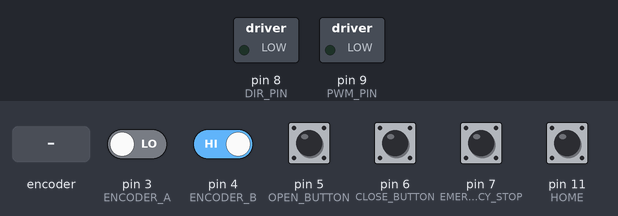
This sketch was run on a simulated Arduino Uno, built with avr-gcc and run on an emulated ATmega328P. Shown: switched loads named in the sketch (green lamp = pin HIGH). The inputs (shaded band) are chosen by the test bench; at power-on: pin 4 (ENCODER_B), pin 5 (OPEN_BUTTON), pin 6 (CLOSE_BUTTON), pin 7 (EMERGENCY_STOP), pin 11 (HOME) HIGH, pin 3 (ENCODER_A) LOW. What the sketch prints to the serial monitor is not drawn.

Above: at 0.1 s.
11.3 s: rotary encoder on pin 3 (ENCODER_A) / pin 4 (ENCODER_B) turned 1 step (first pin leading)
At 11.6 s:
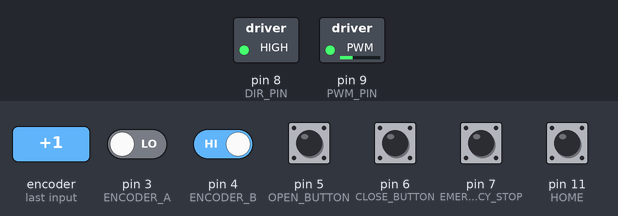
14.5 s: pin 5 (OPEN_BUTTON) pulled LOW for 1 s
17.5 s: pin 11 (HOME) pulled LOW for 0.2 s
At 19.2 s:
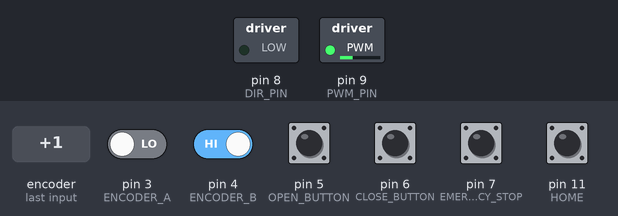
20.7 s: pin 7 (EMERGENCY_STOP) pulled LOW for 1 s
23.2 s: pin 5 (OPEN_BUTTON) pulled LOW for 0.2 s
Timing chart, 0 to 26.2 s (numbered marks = the images above; inputs shaded):
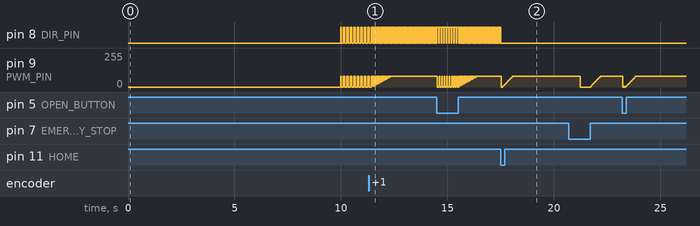

Measured:
- after the input at 17.5 s, pin 8 (DIR_PIN): goes on until 17.5 s, then stays LOW

The sketch:

final_0803_emergency_button_added.ino
```cpp
#define ENCODER_A 3
#define ENCODER_B 4
#define PWM_PIN 9
#define DIR_PIN 8
#define OPEN_BUTTON 5
#define CLOSE_BUTTON 6
#define HOME 11
#define EMERGENCY_STOP 7

volatile int encoderCount = 0;
const int maxPosition = 1000;
const int baseCloseDelay = 5000;

bool reached = false;
bool isOpening = false;
bool isClosing = false;
bool isEmergencyStopped = false;
unsigned long closeStartTime = 0;
unsigned long closeDelay = baseCloseDelay;

int currentSpeed = 0;

// Debug state tracking to prevent repeated Serial messages
bool prevOpening = false;
bool prevClosing = false;
bool prevHomed = false;
bool prevStopped = true;
bool prevEmergencyStopped = false;

void encoderISR() {
  if (digitalRead(ENCODER_A) > digitalRead(ENCODER_B)) {
    encoderCount++;
  } else {
    encoderCount--;
  }
}

int calculateSpeed(int position) {
  int minSpeed = 80;
  int maxSpeed = 180;
  int slowZone = maxPosition * 0.2;
  int mediumZoneEnd = maxPosition * 0.8;

  int targetSpeed = (position < slowZone || position > mediumZoneEnd) ? minSpeed : maxSpeed;

  int speedStep = 5;
  if (currentSpeed < targetSpeed) {
    currentSpeed = min(currentSpeed + speedStep, targetSpeed);
  } else if (currentSpeed > targetSpeed) {
    currentSpeed = max(currentSpeed - speedStep, targetSpeed);
  }

  return currentSpeed;
}

void moveMotor(int direction) {
  digitalWrite(DIR_PIN, direction);
  analogWrite(PWM_PIN, currentSpeed);
}

void stopMotor() {
  analogWrite(PWM_PIN, 0);
  currentSpeed = 0;
}

void setup() {
  Serial.begin(9600);
  pinMode(ENCODER_A, INPUT);
  pinMode(ENCODER_B, INPUT);
  pinMode(PWM_PIN, OUTPUT);
  pinMode(DIR_PIN, OUTPUT);
  pinMode(HOME, INPUT_PULLUP);
  pinMode(OPEN_BUTTON, INPUT_PULLUP);
  pinMode(CLOSE_BUTTON, INPUT_PULLUP);
  pinMode(EMERGENCY_STOP, INPUT_PULLUP);
  attachInterrupt(digitalPinToInterrupt(ENCODER_A), encoderISR, RISING);
  delay(10000);
}

void loop() {
  // Emergency Stop Toggle
  if (digitalRead(EMERGENCY_STOP) == LOW) {
    isEmergencyStopped = !isEmergencyStopped;
    delay(500); // Debounce delay to prevent multiple triggers
    if (isEmergencyStopped) {
      stopMotor();
      Serial.println("🚨 Emergency Stop Activated! System Halted.");
    } else {
      Serial.println("✅ Emergency Stop Deactivated. System Ready.");
    }
  }

  if (isEmergencyStopped) {
    return; // Prevents any further actions while stopped
  }

  if (!reached) {
    if (digitalRead(HOME) == HIGH) {
      digitalWrite(DIR_PIN, HIGH);
      analogWrite(PWM_PIN, 80);
      Serial.println("🔄 Homing in Progress...");
    } else {
      stopMotor();
      reached = true;
      encoderCount = maxPosition;
      closeStartTime = millis();
      Serial.println("✅ Homing Complete! System Ready. Auto-close Timer Started.");
    }
  }

  if (digitalRead(OPEN_BUTTON) == LOW) {
    if (isClosing) {
      stopMotor();
      isClosing = false;
      Serial.println("🔄!!! Emergency Stop Triggered. !!!");
    } else {
      if (!isOpening) {
        isOpening = true;
        Serial.println("Opening...");
      } else {
        closeDelay += 5000;
        Serial.print("⏳ Extending Auto-Close Delay: ");
        Serial.print(closeDelay / 1000);
        Serial.println(" sec.");
      }
    }
  }

  if (digitalRead(CLOSE_BUTTON) == LOW) {
    isClosing = true;
    Serial.println("🔒 Close Button Pressed.");
  }

  if (isOpening) {
    if (!prevOpening) {
      Serial.println("[STATUS] Door is Opening...");
      prevOpening = true;
      prevClosing = false;
      prevStopped = false;
    }
    int speed = calculateSpeed(abs(encoderCount));
    moveMotor(HIGH);
    if (abs(encoderCount) >= maxPosition) {
      stopMotor();
      isOpening = false;
      closeStartTime = millis();
      Serial.println("✅ Door Fully Open. Auto-close Timer Started.");    }
    Serial.print("📊 Opening Position: ");
    Serial.println(encoderCount);
  }

  if (!isOpening && !isClosing && (millis() - closeStartTime > closeDelay)) {
    isClosing = true;
    Serial.println("⏳ Auto-Closing...");
  }

  if (isClosing) {
    if (!prevClosing) {
      Serial.println("[STATUS] Door is Closing...");
      prevClosing = true;
      prevOpening = false;
      prevStopped = false;
    }
    int speed = calculateSpeed(abs(encoderCount));
    moveMotor(LOW);
    if (encoderCount <= 0) {
      stopMotor();
      isClosing = false;
      closeDelay = baseCloseDelay;
      Serial.println("🔒 Door Fully Closed.");
    }
    Serial.print("📊 Closing Position: ");
    Serial.println(encoderCount);
  }

  if (!isOpening && !isClosing && !prevStopped) {
    Serial.println("[IDLE] System is Waiting...");
    prevStopped = true;
    prevOpening = false;
    prevClosing = false;
  }
}
```
